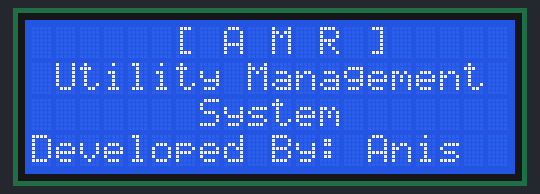
The sketch below on a simulated Arduino Uno, built with avr-gcc and run on an emulated ATmega328P. On the bench: 20×4 character LCD.

Above: at 0.2 s.
At 2.3 s:
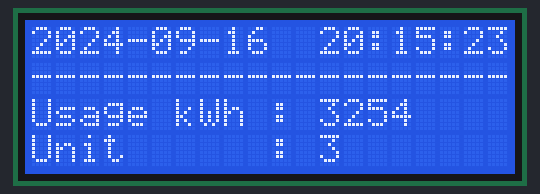

The sketch:

LCD.ino
```cpp
#include <LiquidCrystal_I2C.h>

// set the LCD number of columns and rows
int lcdColumns = 20;
int lcdRows = 4;

// set LCD address, number of columns and rows
// if you don't know your display address, run an I2C scanner sketch
LiquidCrystal_I2C lcd(0x27, lcdColumns, lcdRows);

void setup(){
  // initialize LCD
  lcd.init();
  // turn on LCD backlight
  lcd.backlight();

  lcd.clear();

   // set cursor to first column, first row
  lcd.setCursor(0, 0);
  lcd.print("      [ A M R ]       ");

  //lcd.setCursor(0, 1);
  //lcd.print("--------------------");

  lcd.setCursor(0, 1);
  lcd.print(" Utility Management");

  lcd.setCursor(0, 2);
  lcd.print("       System");

  lcd.setCursor(0, 3);
  lcd.print("Developed By: Anis");

  delay(2000);
  lcd.clear();
}

void loop(){

    lcd.setCursor(0, 0); lcd.print("2024-09-16");
  lcd.setCursor(12, 0); lcd.print("20:15:23");
  lcd.setCursor(0, 1); lcd.print("--------------------");
  lcd.setCursor(0, 2); lcd.print("Usage kWh : 3254");
  lcd.setCursor(0, 3); lcd.print("Unit      : 3");


}
```
